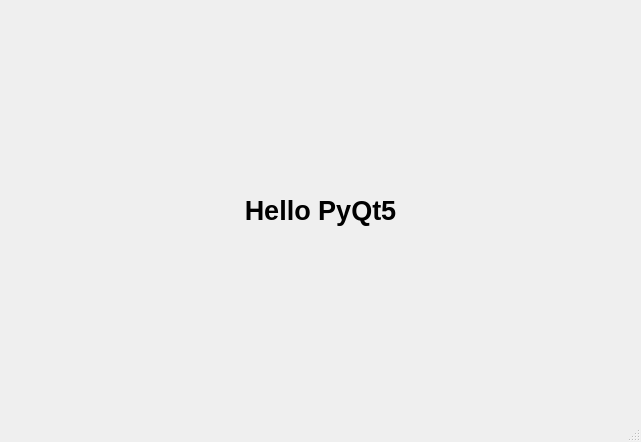
<?xml version="1.0" encoding="UTF-8"?>
<ui version="4.0">
 <class>MainWindow</class>
 <widget class="QMainWindow" name="MainWindow">
  <property name="geometry">
   <rect>
    <x>0</x>
    <y>0</y>
    <width>641</width>
    <height>442</height>
   </rect>
  </property>
  <property name="windowTitle">
   <string>Hello_PyQT5</string>
  </property>
  <widget class="QWidget" name="centralwidget">
   <layout class="QGridLayout" name="gridLayout">
    <item row="0" column="0">
     <widget class="QLabel" name="lbl_hello">
      <property name="font">
       <font>
        <pointsize>20</pointsize>
        <weight>75</weight>
        <bold>true</bold>
       </font>
      </property>
      <property name="text">
       <string>Hello PyQt5</string>
      </property>
      <property name="alignment">
       <set>Qt::AlignCenter</set>
      </property>
     </widget>
    </item>
   </layout>
  </widget>
  <widget class="QMenuBar" name="menubar">
   <property name="geometry">
    <rect>
     <x>0</x>
     <y>0</y>
     <width>641</width>
     <height>18</height>
    </rect>
   </property>
  </widget>
  <widget class="QStatusBar" name="statusbar"/>
 </widget>
 <resources/>
 <connections/>
</ui>
